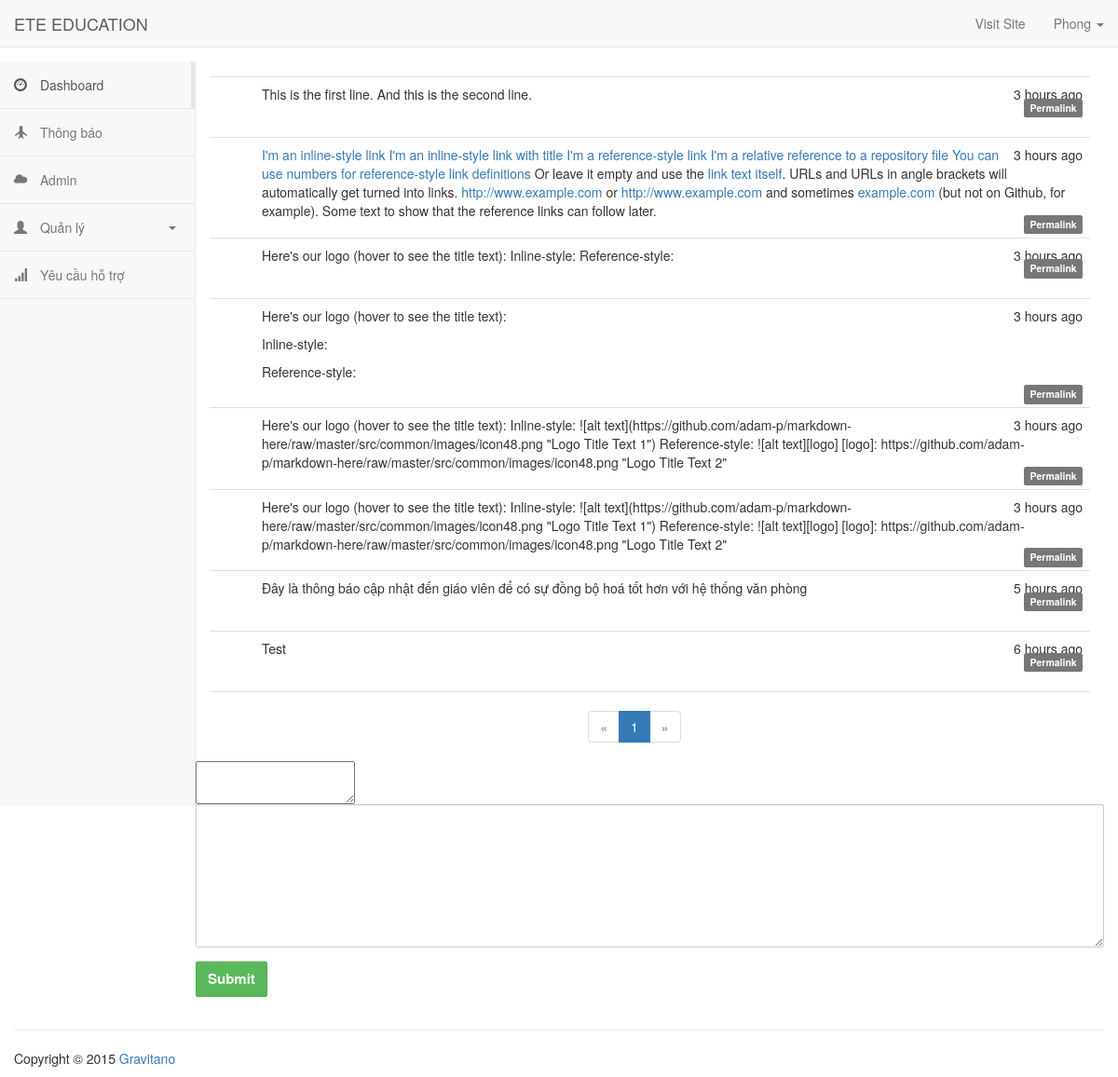
The app's page /admin/posts (signed in) with its own data.
### app/models.py (models this page shows, shortened)
class User(UserMixin, db.Model):
    __tablename__ = 'users'
    id = db.Column(db.Integer, primary_key=True)
    email = db.Column(db.String(64), unique=True, index=True)
    username = db.Column(db.String(64), unique=True, index=True)
    role_id = db.Column(db.Integer, db.ForeignKey('roles.id'))
    subject = db.relationship('Subject', backref='teacher', lazy='dynamic')
    password_hash = db.Column(db.String(128))
    posts = db.relationship('Post', backref='author', lazy='dynamic')
    @property
    def password(self):
        raise AttributeError('password is not a readable attribute')

class Post(db.Model):
    __tablename__ = 'posts'
    id = db.Column(db.Integer, primary_key=True)
    body = db.Column(db.Text)
    timestamp = db.Column(db.DateTime, index=True, default=datetime.utcnow)
    author_id = db.Column(db.Integer, db.ForeignKey('users.id'))
    body_html = db.Column(db.Text)

### app/main/views.py (the view)
@main.route('/admin/posts', methods=['GET', 'POST'])
def getPosts():
    form = PostForm()
    if form.validate_on_submit() and current_user.role.name=='admin':
        post = Post(body=form.body.data)
        db.session.add(post)
        db.session.commit()
        return redirect(url_for('main.getPosts'))
    page = request.args.get('page', 1, type=int)
    pagination = Post.query.order_by(Post.timestamp.desc()).paginate(
        page, per_page=current_app.config['FLASKY_POSTS_PER_PAGE'],
        error_out=False)
    posts = pagination.items
    return render_template('admin/posts.html', posts=posts, pagination=pagination, current_user=current_user, form=form)

### app/main/forms.py
class PostForm(FlaskForm):
    body = PageDownField('Enter your post')
    submit = SubmitField('Submit')

### app/models.py (called while the page is built)
@login_manager.user_loader
def load_user(user_id):
    return User.query.get(int(user_id))

### app/templates/admin/posts.html (shortened to what this page needs)
{% extends 'admin/admin_base.html' %}
{% import "_macros.html" as macros %}
{% block content %}
<ul class="posts">
    {% for post in posts %}
    <li class="post">
        <div class="post-content">
            <div class="post-date">{{ moment(post.timestamp).fromNow() }}</div>
            <div class="post-body">
                {% if post.body_html %}
                {{ post.body_html | safe }}
                {% else %}
                {{ post.body}}
                {% endif %}
            </div>
            <div class="post-footer">
                <a href="#">
                    <span class="label label-default">Permalink</span>
                </a>
            </div>
        </div>
    </li>
    {% endfor %}
</ul>
{% if pagination %}
<div class="row">
    <div class="col-md-2 center-block" style="float:none">
        {{ macros.pagination_widget(pagination, 'main.getPosts') }}
    </div>
    {% endif %}
    <form method="post">
        <div class="form-group">
            {{ form.body(only_preview=True) }}
            {{ form.body(class="form-control", rows="7", only_input=True ) }}
        </div>
        <div class="form-group">
            {{ form.submit(class="btn btn-success") }}
        </div>
    </form>
</div>
{% endblock %}

### app/templates/admin/admin_base.html (shortened to what this page needs)
<html>
<head>
    <link rel="stylesheet" href="{{ url_for('static', filename='css/bootstrap.min.css') }}">
    <link rel="stylesheet" href="{{ url_for('static', filename='css/styles.css') }}">
    <link rel="stylesheet prefetch"
          href="http://cdnjs.cloudflare.com/ajax/libs/bootstrap-datepicker/1.3.0/css/datepicker.css">
</head>
<body>
<nav class="navbar navbar-default navbar-static-top">
    <div class="container-fluid">
        <div class="navbar-header">
            <a class="navbar-brand" href="#">
                ETE EDUCATION
            </a>
        </div>
        <div class="collapse navbar-collapse" id="bs-example-navbar-collapse-1">
            <ul class="nav navbar-nav navbar-right">
                <li><a href="http://www.pingpong-labs.com" target="_blank">Visit Site</a></li>
                <li class="dropdown ">
                    <a href="#" class="dropdown-toggle" data-toggle="dropdown" role="button" aria-expanded="false">
                        {% if current_user.is_authenticated %}
                        {{ current_user.username }}
                        {% else %}
                        Account
                        {% endif %}
                        <span class="caret"></span></a>
                </li>
            </ul>
        </div>
    </div>
</nav>
<div class="container-fluid main-container">
    <div class="col-md-2 sidebar">
        <div class="row">
            <div class="side-menu">
                <nav class="navbar navbar-default" role="navigation">
                    <div class="side-menu-container">
                        <ul class="nav navbar-nav">
                            <li class="active"><a href="#"><span class="glyphicon glyphicon-dashboard"></span> Dashboard</a>
                            </li>
                            <li><a href="{{ url_for('main.getPosts') }}"><span class="glyphicon glyphicon-plane"></span>
                                Thông báo </a></li>
                            <li><a href="#"><span class="glyphicon glyphicon-cloud"></span> Admin</a></li>
                            <li class="panel panel-default" id="dropdown">
                                <a data-toggle="collapse" href="#dropdown-lvl1">
                                    <span class="glyphicon glyphicon-user"></span> Quản lý <span class="caret"></span>
                                </a>
                            </li>
                            <li><a href="#"><span class="glyphicon glyphicon-signal"></span> Yêu cầu hỗ trợ</a></li>
                        </ul>
                    </div>
                </nav>
            </div>
        </div>
    </div>
    <div class="col-md-10">
        {% block content %}
        {% endblock %}
    </div>
    <footer class="pull-left footer">
        <p class="col-md-12">
        <hr class="divider">
        Copyright &COPY; 2015 <a href="http://www.pingpong-labs.com">Gravitano</a>
        </p>
    </footer>
</div>
</body>
</html>

### app/static/css/styles.css (style rules this page uses)
.form-control, .btn { min-height: 38px; border-radius: 2px; }
.btn { font-size: 15px; font-weight: bold; }
.sidebar { padding-left: 0; }
.main-container { background: #FFF; padding-top: 15px; margin-top: -20px; }
.footer { width: 100%; }
.side-menu { position: relative; width: 100%; height: 100%; background-color: #f8f8f8; border-right: 1px solid #e7e7e7; }
.side-menu .navbar { border: none; }
.side-menu .navbar-nav .active a { background-color: transparent; margin-right: -1px; border-right: 5px solid #e7e7e7; }
.side-menu .navbar-nav li { display: block; width: 100%; border-bottom: 1px solid #e7e7e7; }
.side-menu .navbar-nav li a { padding: 15px; }
.side-menu .navbar-nav li a .glyphicon { padding-right: 10px; }
.side-menu #dropdown { border: 0; margin-bottom: 0; border-radius: 0; background-color: transparent; box-shadow: none; }
.side-menu #dropdown .caret { float: right; margin: 9px 5px 0; }
.side-menu #dropdown > a { border-bottom: 1px solid #e7e7e7; }
ul.posts { list-style-type: none; padding: 0px; margin: 16px 0px 0px 0px; border-top: 1px solid #e0e0e0; }
ul.posts li.post { padding: 8px; border-bottom: 1px solid #e0e0e0; }
div.post-date { float: right; }
div.post-content { margin-left: 48px; min-height: 48px; }
div.post-footer { text-align: right; }

### records on screen
User: username "Phong"
Post: timestamp "3 hours ago", body_html "This is the first line. And this is the second line."
Post: timestamp "3 hours ago", body_html "I'm an inline-style link I'm an inline-style link with title I'm a reference-style link I'm a relative reference to a repository file You can use numbers for reference-style link definitions Or leave it empty and use the link text itself . URLs and URLs in angle brackets will automatically get turned into links. http://www.example.com or http://www.example.com and sometimes example.com (but not on Github, for example). Some text to show that the reference links can follow later."
Post: timestamp "3 hours ago", body_html "Here's our logo (hover to see the title text): Inline-style: Reference-style:"
Post: timestamp "3 hours ago", body_html "Here's our logo (hover to see the title text): Inline-style: Reference-style:"
Post: timestamp "3 hours ago", body "Here's our logo (hover to see the title text): Inline-style: ![alt text](https://github.com/adam-p/markdown-here/raw/master/src/common/images/icon48.png \"Logo Title Text 1\") Reference-style: ![alt text][logo] [logo]: https://github.com/adam-p/markdown-here/raw/master/src/common/images/icon48.png \"Logo Title Text 2\""
Post: timestamp "3 hours ago", body "Here's our logo (hover to see the title text): Inline-style: ![alt text](https://github.com/adam-p/markdown-here/raw/master/src/common/images/icon48.png \"Logo Title Text 1\") Reference-style: ![alt text][logo] [logo]: https://github.com/adam-p/markdown-here/raw/master/src/common/images/icon48.png \"Logo Title Text 2\""
Post: timestamp "5 hours ago", body "Đây là thông báo cập nhật đến giáo viên để có sự đồng bộ hoá tốt hơn với hệ thống văn phòng"
Post: timestamp "6 hours ago", body "Test"

### other values on screen
{{ p }} "1"
